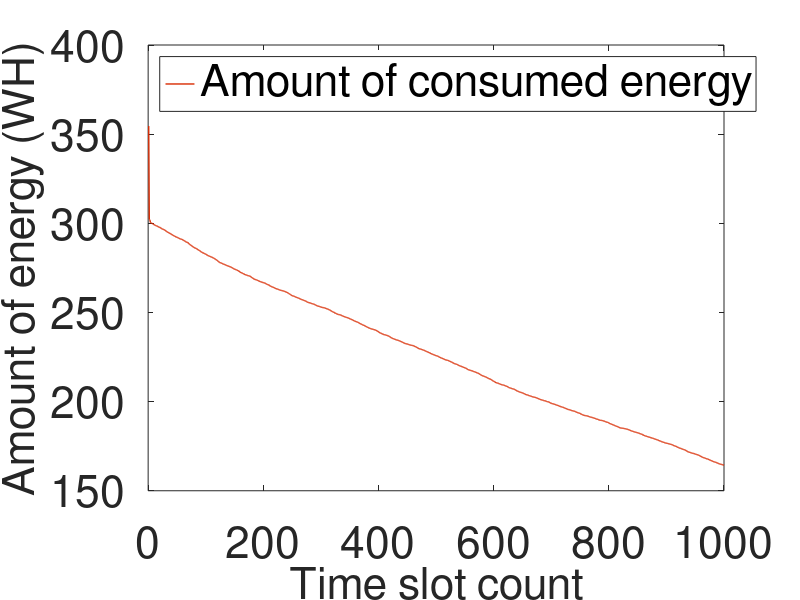

Source code (MATLAB):
% ======================================================== %
% Files of the Matlab programs included in the book:       %
% Xin-She Yang, Nature-Inspired Metaheuristic Algorithms,  %
% Second Edition, Luniver Press, (2010).   www.luniver.com %
% ======================================================== %

% -------------------------------------------------------- %
% Bat-inspired algorithm for continuous optimization (demo)%
% Programmed by Xin-She Yang @Cambridge University 2010    %
% -------------------------------------------------------- %
% Usage: bat_algorithm([20 1000 0.5 0.5]);                 %


% -------------------------------------------------------------------
% This is a simple demo version only implemented the basic          %
% idea of the bat algorithm without fine-tuning the parameters,     %
% Then, though this demo works very well, it is expected that       %
% this demo is much less efficient than the work reported in        %
% the following papers:                                             %
% (Citation details):                                               %
% 1) Yang X.-S., A new metaheuristic bat-inspired algorithm,        %
%    in: Nature Inspired Cooperative Strategies for Optimization    %
%    (NISCO 2010) (Eds. J. R. Gonzalez et al.), Studies in          %
%    Computational Intelligence, Springer, vol. 284, 65-74 (2010).  %
% 2) Yang X.-S., Nature-Inspired Metaheuristic Algorithms,          %
%    Second Edition, Luniver Presss, Frome, UK. (2010).             %
% 3) Yang X.-S. and Gandomi A. H., Bat algorithm: A novel           %
%    approach for global engineering optimization,                  %
%    Engineering Computations, Vol. 29, No. 5, pp. 464-483 (2012).  %
% -------------------------------------------------------------------

% Main programs starts here
function [fmin,best,N_iter]=bat_algorithm(para)

clc;
clear;
clear global;

% Display help
%  help bat_algorithm.m

% Default parameters
if nargin<1
    para=[20 1000 0.5 0.5];
end
n=para(1);      % Population size, typically 10 to 40
N_gen=para(2);  % Number of generations
A=para(3);      % Loudness  (constant or decreasing)
r=para(4);      % Pulse rate (constant or decreasing)

% This frequency range determines the scalings
% You should change these values if necessary
Frequency_min=0;         % Frequency minimum
Frequency_max=0.9;         % Frequency maximum
% Iteration parameters
N_iter=0;       % Total number of function evaluations
% Dimension of the search variables
d=1000;           % Number of dimensions
% Lower limit/bounds/ a vector
Lb=-2*ones(1,d);
% Upper limit/bounds/ a vector
Ub=2*ones(1,d);

% Initializing arrays
Frequency=zeros(n,1);   % Frequency
Velocities=zeros(n,d);   % Velocities

% Initialize pulse rates ri and the loudness
% Ai***********************************************************************
loudness=ones(n,1);   % the loudness Ai
gamma=0.9;
for i=1:n
    loudness(i,1)=1+(2-1)*rand;
end

pulse_rates=zeros(n,1);   % the rate ri of pulse emission
pulse_rates0=zeros(n,1);   % the rate ri of pulse emission
alpha=0.9;
for i=1:n
    pulse_rates(i,1)=0+(1-0)*rand;
end
pulse_rates0=pulse_rates;

% Initialize the population/solutions
for i=1:n
    x(i,:)=Lb+(Ub-Lb).*rand(1,d);
    Fitness(i)=Fun(x(i,:));
end

% Find the initial best solution
[fmin,I]=min(Fitness);
best=x(I,:);

% ======================================================  %
% Note: As this is a demo, here we did not implement the  %
% reduction of loudness and increase of emission rates.   %
% Interested readers can do some parametric studies       %
% and also implementation various changes of A and r etc  %
% ======================================================  %

fitness_each_iter=zeros(1,N_gen);

% Start the iterations -- Bat Algorithm (essential part)  %
for t=1:N_gen
    % Loop over all bats/solutions
    for i=1:n
        Frequency(i)=Frequency_min+(Frequency_min-Frequency_max)*rand;
        Velocities(i,:)=Velocities(i,:)+(x(i,:)-best)*Frequency(i);
        new_x(i,:)=x(i,:)+Velocities(i,:);
        % Apply simple bounds/limits
        x(i,:)=simplebounds(x(i,:),Lb,Ub);
        
        % Pulse rate
        if rand>pulse_rates(i,1)%r_{i}********************************
            % The factor 0.001 limits the step sizes of random walks
            new_x(i,:)=best+0.001*randn(1,d);
            %             S(i,:)=best+(sum(loudness(:,1))/n)*randn(1,d);%********************************
        end
        
        %Generate a new solution by flying
        %randomly********************************Causion, 0.001 could be
        %adjust for each problem
        new_x(i,:)=new_x(i,:)+0.001*randn(1,d);
        %         S(i,:)=S(i,:)+(sum(loudness(:,1))/n)*randn(1,d);%********************************
        
        % Evaluate new solutions
        Fnew=Fun(new_x(i,:));
        % Update if the solution improves, or not too loud
        if (Fnew<Fitness(i)) && (rand<loudness(i,1))%A_{i}********************************
            x(i,:)=new_x(i,:);
            Fitness(i)=Fnew;
            %Increase ri and reduce Ai********************************
            loudness(i,1)=alpha*loudness(i,1);
            pulse_rates(i,1)=pulse_rates0(i,1)*(1-exp(-gamma*t));
        end
        
        % Update the current best solution
        %         if Fitness(i)<fmin
        %             best=x(i,:);
        %             fmin=Fitness(i);
        %         end
        
        if Fnew<fmin
            best=new_x(i,:);
            fmin=Fnew;
        end
    end
    fitness_each_iter(1,t)=fmin;
    N_iter=N_iter+n;
end

% Output/display
disp(['Number of evaluations: ',num2str(N_iter)]);
% disp(['Best =',num2str(best)]);
disp(['fmin=',num2str(fmin)]);

figure1 = figure;
axes1 = axes('Parent',figure1,'FontSize',32);
box(axes1,'on');
hold(axes1,'all');
% xlim(axes1,[0 285]);

hold on;

plot(fitness_each_iter(1,1:1000),...%
    'Parent',axes1,...
    'MarkerEdgeColor',[0.847058832645416 0.160784319043159 0],...
    'MarkerFaceColor',[1 1 0],...
    'LineWidth',1,...
    'Color',[0.847058832645416 0.160784319043159 0],...
    'MarkerSize',10.0,...    
    'displayname','Amount of consumed energy');%

%     'Marker','o',...
%     'MarkerSize',1,...
%     'LineStyle','--',...

hold on;

% 
% plot(iteration,Emax,...%
%     'Parent',axes1,...
%     'MarkerEdgeColor',[0 0 1],...
%     'MarkerFaceColor',[0.47843137383461 0.062745101749897 0.894117653369904],...
%     'Marker','square',...
%     'MarkerSize',6,...
%     'LineWidth',1,...
%     'LineStyle','--',...
%     'Color',[0 0 1],...
%     'MarkerSize',10.0,...
%     'DisplayName','Maximum amount of energy');%
% hold on;

legend1 = legend(axes1,'show');
xlabel('Time slot count','FontSize',32);
ylabel('Amount of energy (WH)','FontSize',32);
set(legend1,'Orientation','vertical','FontSize',32,'Location','Northwest');


disp(['---------- Program is end ----------']);

end

% Application of simple limits/bounds
function s=simplebounds(s,Lb,Ub)
% Apply the lower bound vector
ns_tmp=s;
I=ns_tmp<Lb;
ns_tmp(I)=Lb(I);

% Apply the upper bound vector
J=ns_tmp>Ub;
ns_tmp(J)=Ub(J);
% Update this new move
s=ns_tmp;
end

%%%%%%%%%%%%%%%%%%%%%%%%%%%%%%%%%%%%%%%%%%%%%%%%%%%%%%%%%%%%%%%%%%%%%
% Objective function: your own objective function can be written here
% Note: When you use your own function, please remember to
%       change limits/bounds Lb and Ub (see lines 52 to 55)
%       and the number of dimension d (see line 51).
%%%%%%%%%%%%%%%%%%%%%%%%%%%%%%%%%%%%%%%%%%%%%%%%%%%%%%%%%%%%%%%%%%%%%
function z=Fun(u)
% Sphere function with fmin=0 at (0,0,...,0)
z=sum(u.^2);
end

%%%%% ============ end ====================================


